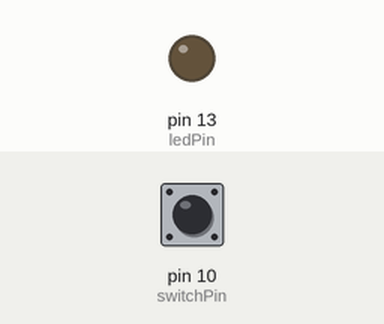
This sketch was run on a simulated Arduino Leonardo, built with avr-gcc and run on an emulated ATmega32U4. Parts: output pins drawn as LEDs (lit = HIGH). Inputs (shaded band) come from the test bench; at power-on: pin 10 (switchPin) HIGH. No radio packets arrive unless stated; USB keyboard and mouse output is not drawn.

Above: at 1.2 s.
1.3 s: pin 10 (switchPin) pulled LOW for 0.15 s
At 1.8 s:
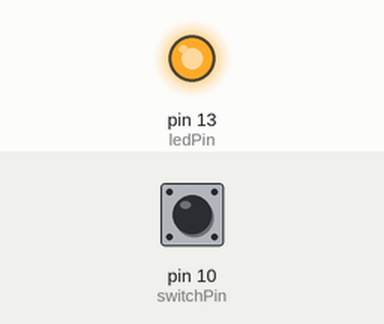
2.9 s: pin 10 (switchPin) pulled LOW for 1 s
At 4.2 s:
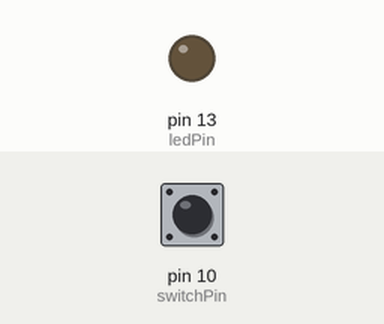
5.4 s: pin 10 (switchPin) pulled LOW for 3.2 s
At 5.9 s:
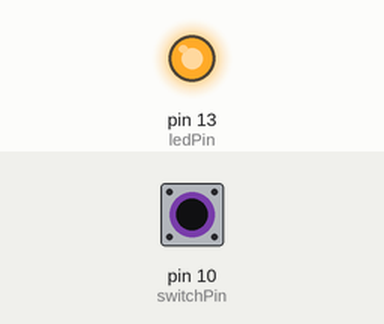
Timing chart, 0 to 8.4 s (numbered marks = the images above; inputs shaded):
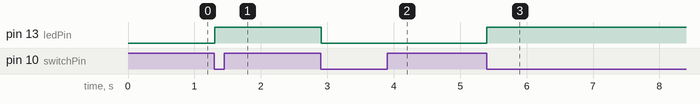

The sketch:

HeadMousino_Wireless_Receptor.ino
```cpp
/*
* HeadMousino Receptor
* Codigo que recebe os valores dos sensores (acel, giro, piezo)
* e os usa para movimentar o cursor do mouse e realizar o click esquerdo
*
*Baseado nos seguintes códigos:
* https://github.com/adafruit/Adafruit_CircuitPlayground/blob/master/examples/accel_mouse/accel_mouse.ino
* foi retirado a funcao  lerp  de interpolacao linear
*
* https://github.com/jrowberg/i2cdevlib
* como tratar os dados (acelerometro  e  giroscopio)
*
* http://www.arduino.cc/en/Tutorial/JoystickMouseControl
* exemplo de movimentacao do mouse e interpolacao
*
* https://github.com/tmrh20/RF24/
* exemplo de comunicacao dos radios RF24
* by Bruno Araujo, @github
*/
#include <SPI.h>
#include <nRF24L01.h>
#include <RF24.h>
#include <Mouse.h>

// ================================================================
// ===                           RADIO                          ===
// ================================================================

RF24 radio(7, 8); // CE, CSN Default: 7,8 (como no lado do receptor não estamos usando o pino 7, deixamos como está)
const byte address[6] = "Mouse";  //código do mouse

// ================================================================
// ===                           MOUSE                          ===
// ================================================================
// set pin numbers for switch, and LED:
const int switchPin = 10;      // Botao/Switch para ligar/desligar a função do mouse
const int ledPin = 13;         // LED indicativo do controle do mouse
//variables to turn on/off the mouse
bool mouseIsActive = false;    // quando ou não ativar o mouse
int lastSwitchState = HIGH;        // estado anterior do botao/switch
// threshold para decidir quando e ou nao efetuado o click do mouse
const int threshold = 60;
// configuracao para ajustar a sensitividade e velocidade do mouse.
// X axis (esquerda/direita) configuracao:
#define XACCEL_MIN 0.1      // Valor minimo da aceleracao no eixo X , valores abaixo
                            // nao irao mexer o mouse.
#define XACCEL_MAX 30.0      // Valor maximo da aceleracao no eixo X, valores acima
                            // irao mover o mouse o mais rápido possível.
#define XMOUSE_RANGE 120   // Amplitude de velocidade para o movimento do mouse. Quanto maior
                            // este valor, mais rapidamente o mouse ira se mover.
#define XMOUSE_SCALE 1      // Scala para aplicar o movimento do  mouse, isto é
                            // util ao setarmos para -1 para inverter o movimento no eixo X.

// Eixo Y (Cima/Baixo) configuracao:
// Veja que os valores sao os mesmo de  X,
// apenas aplicado ao eixo Y e movimento cima/baixo. E desejavel manter
// estes valores iguais ao de X (o que e feito por padrao, eles apenas
// leem os valores de X, mas  voce pode alteralos com outros valores abaixo.
#define YACCEL_MIN XACCEL_MIN
#define YACCEL_MAX XACCEL_MAX
#define YMOUSE_RANGE XMOUSE_RANGE
#define YMOUSE_SCALE 1

// Funcao de interpolacao linear que pega um valor dentro de um limite/intercecao
// e mapeia em outro limite/intersecao. Isto e usado para transformar o valor medido
// no giroscopia na velocidade/aceleracao do mouse. Mais detalhes em:
// https://en.wikipedia.org/wiki/Linear_interpolation
// ou https://en.wikipedia.org/wiki/Bresenham%27s_line_algorithm
int int_lerp(int x, int  x0, int x1, int y0, int y1){
    if (x <= x0){
      return y0;
    }else if( x >= x1){
      return y1;
    }
    return y0 + (y1-y0)*((x-x0)/(x1-x0));
  }

float lerp(float x, float x0, float x1, float y0, float y1) {
  // Verifica se o  valor de entrada (x) esta fora da amplitude desejada e, sendo  assim, o corta para
  // os valores max/min em y.
  if (x <= x0) {
    return y0;
  }
  else if (x >= x1) {
    return y1;
  }
  // Se nao, computa o  valor desejado y baseado na posicao x, dentro dos  seus  limites  e
  // min/max y desejados.
  return y0 + (y1-y0)*((x-x0)/(x1-x0));
}

//Recebe valor cru do giroscópio e devolve em graus por segundo
int gyro_motion(int16_t g){
    int j = g/131;  //-+250 graus/segundo
    //Serial.println(j);
    return j;
  }

void setup() {
  //Serial.begin(9600);
  //while (!Serial);
  radio.begin();
  radio.openReadingPipe(0, address);
  radio.setPALevel(RF24_PA_MIN);
  radio.startListening();
  pinMode(switchPin,INPUT);
  digitalWrite(switchPin, HIGH);
  pinMode(ledPin, OUTPUT);
  Mouse.begin();
}
void loop() {
  int switchState = digitalRead(switchPin);
  //se o estado do switch   for alterado, muda o estado
  if (switchState != lastSwitchState) {
    if (switchState == LOW) {
      mouseIsActive = !mouseIsActive;
      // liga o led  para indicar o funcionamento do mouse
      digitalWrite(ledPin, mouseIsActive);
      //Serial.println("Mouse active");
      delay(20);
    }
  }
  // salva o estado do switch para próxima comparacao
  lastSwitchState = switchState;

  if (radio.available()) {//Se receber dados, move o mouse
    int16_t payload[7] = {};
    radio.read(&payload, sizeof(payload));
    /*
    Serial.print(payload[0]);
    Serial.print("\t");
    Serial.print(payload[1]);
    Serial.print("\t");
    Serial.print(payload[2]);
    Serial.print("\t");
    Serial.print(payload[3]);
    Serial.print("\t");
    Serial.print(payload[4]);
    Serial.print("\t");
    Serial.print(payload[5]);
    Serial.print("\t");
    Serial.println(payload[6]);
    */
    if (payload[6] >= threshold && mouseIsActive) {//analisa o valor do sensor piezo, e sendo maior que nosso threshold, ativa o click do  mouse
    // toggle the status of the ledPin:
    //ledState = !ledState;
    // update the LED pin itself:
    //digitalWrite(ledPin, ledState);
    // send the string "Knock!" back to the computer, followed by newline
    // se o mouse-click nao esta pressionado, pressione-o:
    if (!Mouse.isPressed(MOUSE_LEFT)) {
      Mouse.press(MOUSE_LEFT);
      //Serial.println("Pressed!");

      }
    //Serial.println("Pressed!");
    }
    else {
      // se ele estava presionado, libere-o:
      if (Mouse.isPressed(MOUSE_LEFT)) {
        Mouse.release(MOUSE_LEFT);
        //Serial.println("End of click!");
      }
    }

    float x = gyro_motion(payload[4]);
    float y = gyro_motion(payload[5]);
    // Usa a magnitude da acceleration/gyro para interpolar a velocidade do mouse.
    float x_mag = abs(x);
    float x_mouse = lerp(x_mag, XACCEL_MIN, XACCEL_MAX, 0, XMOUSE_RANGE);
    float y_mag = abs(y);
    float y_mouse = lerp(y_mag, YACCEL_MIN, YACCEL_MAX, 0, YMOUSE_RANGE);
    //mudar a direcao do mouse baseado na direcao do gyro.
    if (x < 0) {
      x_mouse *= -1;
    }
    if (y < 0) {
      y_mouse *= -1;
    }
    x_mouse = floor(x_mouse*XMOUSE_SCALE);
    y_mouse = floor(y_mouse*YMOUSE_SCALE);

    if(mouseIsActive){
      //Serial.println("Mouse ativo");
      Mouse.move(int(-x_mouse), int(y_mouse), 0);
    }
  }
  delay(10);
}
```

Measured:
- after the input at 1.3 s, pin 13 (ledPin): LOW → HIGH at once
- after the input at 2.9 s, pin 13 (ledPin): HIGH → LOW at once
- after the input at 5.4 s, pin 13 (ledPin): LOW → HIGH at once
